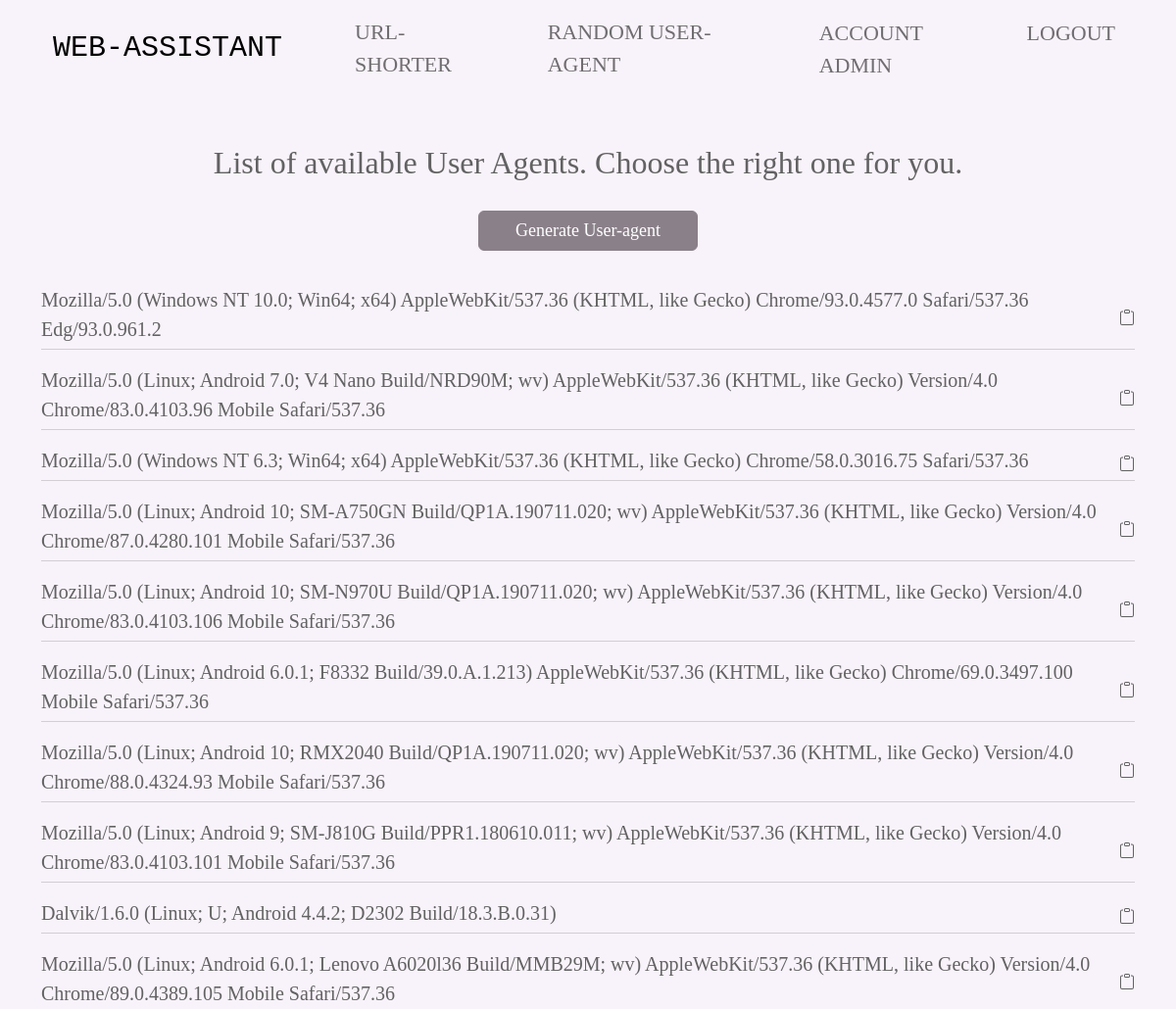
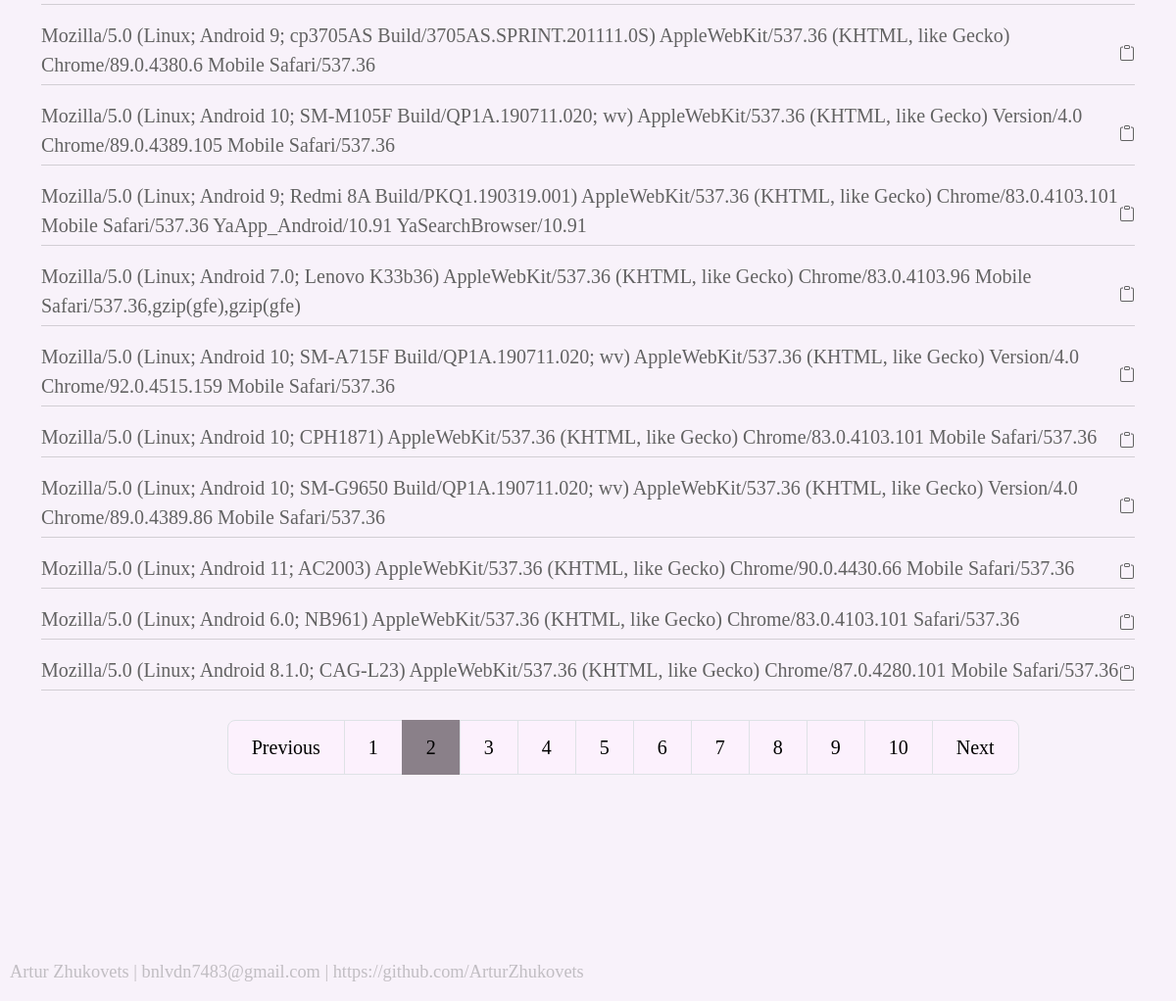
Page /user-agent/?page=2 (signed in) on the committed database (2 pictures, top to bottom).
### fake_user_agent/models.py (models this page shows)
class FakeUserAgent(models.Model):
    full_ua = models.CharField(max_length=500, blank=False, unique=True)

### fake_user_agent/views.py (the view)
# urls.py: path('', user_agent, name='user_agent'),
def user_agent(request):
    data = FakeUserAgent.objects.all()
    paginator = Paginator(data, 20)
    page_number = request.GET.get('page', 1)   # get number of the page in url. By default, page_number=1
    page = paginator.get_page(page_number)
    is_paginated = page.has_other_pages()
    if page.has_previous():
        prev_url = f'?page={page.previous_page_number()}'
    else:
        prev_url = ''
    if page.has_next():
        next_url = f'?page={page.next_page_number()}'
    else:
        next_url = ''
    context = {
        'page': page,
        'is_paginated': is_paginated,
        'next': next_url,
        'prev': prev_url
    }
    if request.method == 'POST':
        random_index_ua = randint(1, len(FakeUserAgent.objects.all()))
        random_obj = FakeUserAgent.objects.get(id=random_index_ua)
        context['random_obj'] = random_obj
        return render(request, 'fake_user_agent/user_agent.html', context)
    return render(request, 'fake_user_agent/user_agent.html', context)

### fake_user_agent/templates/fake_user_agent/user_agent.html (shortened to what this page needs)
{% extends 'base.html' %}
{% load static %}
{% block greetings %}
    <div class="home">
        {% if user.is_authenticated %}
        <h2>List of available User Agents. Choose the right one for you. </h2>
        {% else %}
        <h2>HI! Welcome to my application that allows you to simplify your interactions with the web.  For further work on the site you need to <strong><a class="nav-item" href="{% url 'login' %}">log in</a></strong> or <strong><a
                class="nav-item" href="{% url 'register' %}">registration</a></strong>. </h2>
        {% endif %}
    </div>
{% if user.is_authenticated %}
<div class="form_to_random_ua">
        <form method="post">
            <button class="btn btn-dark" type="submit">Generate User-agent</button>
        </form>
    </div>
<div class="block-content">
    <ul class="ua_list">
        {% for ua in page.object_list %}
        <li>
            <div>
                {{ ua.full_ua }}
                <button onclick="myFunction()" class="without_styles"> </button>
            </div>
        </li>
        <hr>
        {% endfor %}
    </ul>
    <div class="pag">
    {% include 'include/paginator.html' %}
    </div>
</div>
{% endif %}
{% endblock%}

### templates/base.html (shortened to what this page needs)
{% load static %}
<!DOCTYPE html>
<html lang="en">
<head>
    <link href="https://cdn.jsdelivr.net/npm/bootstrap@5.2.0-beta1/dist/css/bootstrap.min.css" rel="stylesheet">
    <link rel="stylesheet" href="{% static 'css/base.css' %}">
</head>
<body>
<header>
    <div class="container">
        <nav class="navbar navbar-expand-lg navbar-light">
            <div class="container-fluid">
                <a class="navbar-brand" href="{% url 'home' %}">Web-assistant</a>
                <div class="collapse navbar-collapse" id="navbarSupportedContent">
                    <ul class="navbar-nav ml-auto mb-4 mb-lg-0">
                        <li class="nav-item"><a class="nav-link" href="{% url 'shorter' %}">Url-shorter</a></li>
                        <li class="nav-item"><a class="nav-link" href="{% url 'user_agent' %}">Random User-Agent</a></li>
                    </ul>
                    {% if request.user.is_authenticated %}
                    <div class="collapse navbar-collapse justify-content-end">
                        <ul class="navbar-nav ml-auto mb-4 mb-lg-0">
                            <li class="nav-item"><span class="nav-link user">ACCOUNT {{ user.username }}</span></li>
                            <li class="nav-item"><a class="nav-link" href="{% url 'logout' %}">Logout</a></li>
                        </ul>
                            {% endif %}
                    </div>
                </div>
            </div>
        </nav>
    </div>
</header>
    <div class="container mt-5">
                    {% block greetings %}
                    {% endblock %}
    </div>
<footer>
    <p><a href="https://www.linkedin.com/in/arturpythonzhukovets/">Artur Zhukovets</a> | bnlvdn7483@gmail.com | <a href="https://github.com/ArturZhukovets">https://github.com/ArturZhukovets</p>
</footer>
</body>
</html>

### static/css/base.css (style rules this page uses)
body { overflow-x:hidden; background-color: #f8f2fa; font-family: 'Playfair Display', serif; color: #626262; font-size: 22px; }
a { color: #4a4b4f; transition: 0.8s; text-decoration: none; display: inline-block }
header .navbar-light { background-color: #f8f2fa; }
header .navbar-brand { font-family: 'Inconsolata', monospace; font-size: 30px; color: #000; text-transform: uppercase; }
header .nav-item { text-transform: uppercase; margin-left: 50px; }
header .nav-item a::after { content: ''; display: block; width: 100%; background-color: #ccc; height: 1px; transform: scale(0); transition: all .3s; }
header .nav-link { color: #b4ade; }
.btn-dark { width: 20%; font-size: large; background-color: #8a8089; border-color: #8a8089; }
.nav-item { color: #b4ade; text-decoration: none; }
.home { text-align: center; }
footer { margin-left: 10px; color: #6262625c; position: fixed; bottom: 0; font-size: smaller; }
footer a { color: #6262625c; display: inline; }
.ua_list { font-size: 20px; list-style-type: none; padding-left: 0px; }
.ua_list div { display: flex; justify-content: space-between; }
.ua_list hr { margin-top: 5px; }
.form_to_random_ua form { margin-top: 30px; margin-bottom: 35px; text-align: center; }
.pag { margin-top: 30px; margin-left: 17%; }
.without_styles { padding: 0; border: none; font: inherit; color: inherit; background-color: transparent; cursor: pointer; }

### rows in the picture
FakeUserAgent: full_ua "Mozilla/5.0 (Windows NT 10.0; Win64; x64) AppleWebKit/537.36 (KHTML, like Gecko) Chrome/93.0.4577.0 Safari/537.36 Edg/93.0.961.2"
FakeUserAgent: full_ua "Mozilla/5.0 (Linux; Android 7.0; V4 Nano Build/NRD90M; wv) AppleWebKit/537.36 (KHTML, like Gecko) Version/4.0 Chrome/83.0.4103.96 Mobile Safari/537.36"
FakeUserAgent: full_ua "Mozilla/5.0 (Windows NT 6.3; Win64; x64) AppleWebKit/537.36 (KHTML, like Gecko) Chrome/58.0.3016.75 Safari/537.36"
FakeUserAgent: full_ua "Mozilla/5.0 (Linux; Android 10; SM-A750GN Build/QP1A.190711.020; wv) AppleWebKit/537.36 (KHTML, like Gecko) Version/4.0 Chrome/87.0.4280.101 Mobile Safari/537.36"
FakeUserAgent: full_ua "Mozilla/5.0 (Linux; Android 10; SM-N970U Build/QP1A.190711.020; wv) AppleWebKit/537.36 (KHTML, like Gecko) Version/4.0 Chrome/83.0.4103.106 Mobile Safari/537.36"
FakeUserAgent: full_ua "Mozilla/5.0 (Linux; Android 6.0.1; F8332 Build/39.0.A.1.213) AppleWebKit/537.36 (KHTML, like Gecko) Chrome/69.0.3497.100 Mobile Safari/537.36"
FakeUserAgent: full_ua "Mozilla/5.0 (Linux; Android 10; RMX2040 Build/QP1A.190711.020; wv) AppleWebKit/537.36 (KHTML, like Gecko) Version/4.0 Chrome/88.0.4324.93 Mobile Safari/537.36"
FakeUserAgent: full_ua "Mozilla/5.0 (Linux; Android 9; SM-J810G Build/PPR1.180610.011; wv) AppleWebKit/537.36 (KHTML, like Gecko) Version/4.0 Chrome/83.0.4103.101 Mobile Safari/537.36"
FakeUserAgent: full_ua "Dalvik/1.6.0 (Linux; U; Android 4.4.2; D2302 Build/18.3.B.0.31)"
FakeUserAgent: full_ua "Mozilla/5.0 (Linux; Android 6.0.1; Lenovo A6020l36 Build/MMB29M; wv) AppleWebKit/537.36 (KHTML, like Gecko) Version/4.0 Chrome/89.0.4389.105 Mobile Safari/537.36"
FakeUserAgent: full_ua "Mozilla/5.0 (Linux; Android 9; cp3705AS Build/3705AS.SPRINT.201111.0S) AppleWebKit/537.36 (KHTML, like Gecko) Chrome/89.0.4380.6 Mobile Safari/537.36"
FakeUserAgent: full_ua "Mozilla/5.0 (Linux; Android 10; SM-M105F Build/QP1A.190711.020; wv) AppleWebKit/537.36 (KHTML, like Gecko) Version/4.0 Chrome/89.0.4389.105 Mobile Safari/537.36"
FakeUserAgent: full_ua "Mozilla/5.0 (Linux; Android 9; Redmi 8A Build/PKQ1.190319.001) AppleWebKit/537.36 (KHTML, like Gecko) Chrome/83.0.4103.101 Mobile Safari/537.36 YaApp_Android/10.91 YaSearchBrowser/10.91"
FakeUserAgent: full_ua "Mozilla/5.0 (Linux; Android 7.0; Lenovo K33b36) AppleWebKit/537.36 (KHTML, like Gecko) Chrome/83.0.4103.96 Mobile Safari/537.36,gzip(gfe),gzip(gfe)"
FakeUserAgent: full_ua "Mozilla/5.0 (Linux; Android 10; SM-A715F Build/QP1A.190711.020; wv) AppleWebKit/537.36 (KHTML, like Gecko) Version/4.0 Chrome/92.0.4515.159 Mobile Safari/537.36"
FakeUserAgent: full_ua "Mozilla/5.0 (Linux; Android 10; CPH1871) AppleWebKit/537.36 (KHTML, like Gecko) Chrome/83.0.4103.101 Mobile Safari/537.36"
FakeUserAgent: full_ua "Mozilla/5.0 (Linux; Android 10; SM-G9650 Build/QP1A.190711.020; wv) AppleWebKit/537.36 (KHTML, like Gecko) Version/4.0 Chrome/89.0.4389.86 Mobile Safari/537.36"
FakeUserAgent: full_ua "Mozilla/5.0 (Linux; Android 11; AC2003) AppleWebKit/537.36 (KHTML, like Gecko) Chrome/90.0.4430.66 Mobile Safari/537.36"
FakeUserAgent: full_ua "Mozilla/5.0 (Linux; Android 6.0; NB961) AppleWebKit/537.36 (KHTML, like Gecko) Chrome/83.0.4103.101 Safari/537.36"
FakeUserAgent: full_ua "Mozilla/5.0 (Linux; Android 8.1.0; CAG-L23) AppleWebKit/537.36 (KHTML, like Gecko) Chrome/87.0.4280.101 Mobile Safari/537.36"

### other values in the picture
{{ user.username }} "ADMIN"
{{ n }} "1" "3" "4" "5" "6" "7" "8" "9" "10"
{{ n }} "2"
